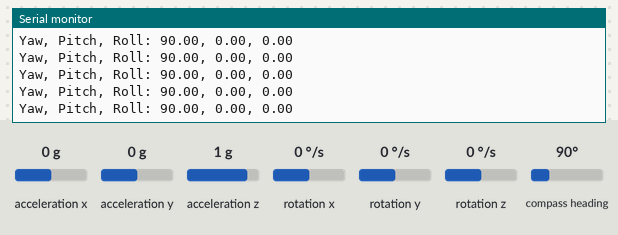
Simulated run of this sketch. Board: Arduino Uno, built with avr-gcc and run on an emulated ATmega328P. Parts: the last lines printed to the serial monitor. Inputs (shaded band) come from the test bench; at power-on: acceleration x 0 g, acceleration y 0 g, compass heading 90°, acceleration z 1 g, rotation x 0 °/s, rotation y 0 °/s, rotation z 0 °/s.

Above: at 3.2 s.
3.3 s: acceleration x set to -1.4 g
At 4.0 s:
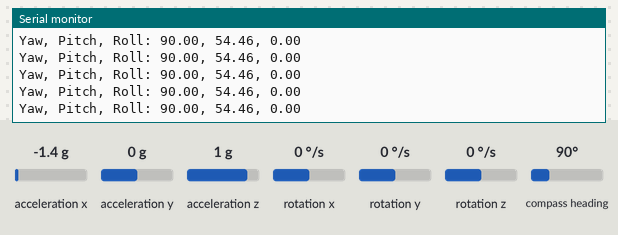
4.8 s: acceleration y set to -1.4 g
At 5.3 s:
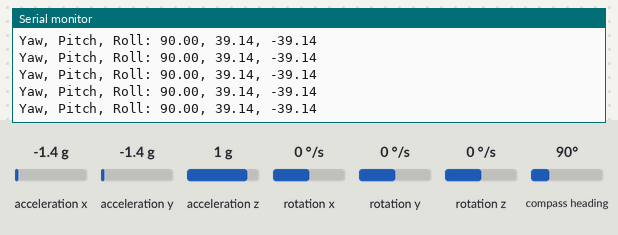
6.3 s: compass heading set to 352°
At 7.3 s:
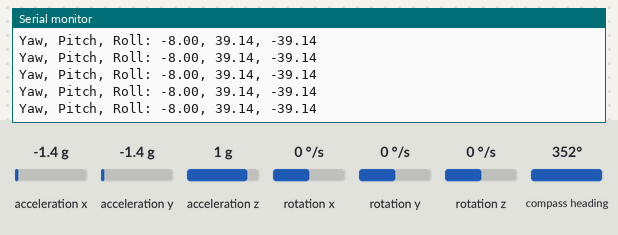
9.3 s: acceleration y set to 0 g
At 10.2 s:
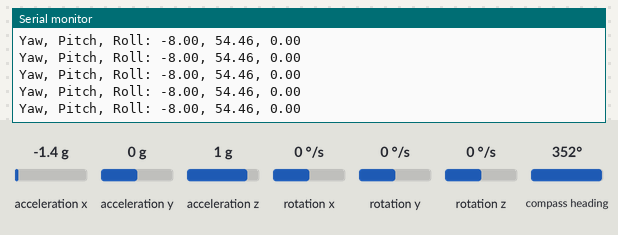
12.3 s: compass heading set to 7°
At 13.0 s:
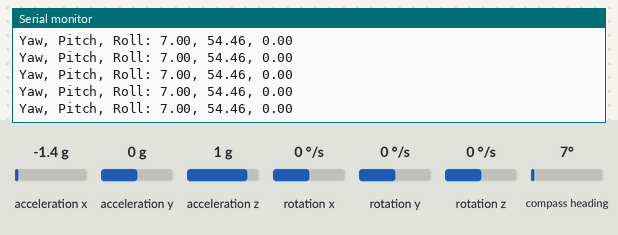
Timing chart, 0 to 15.3 s (numbered marks = the images above; inputs shaded):
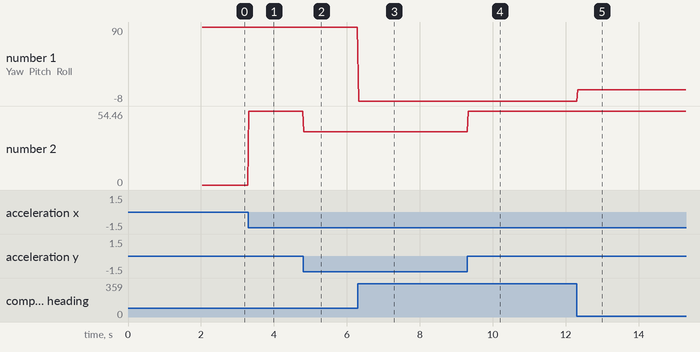

The sketch:

MPU_9250_UP_V0.ino
```cpp
#include "MPU9250.h"

MPU9250 mpu;
const int CS0 = 4;


void setup() {

    pinMode(CS0, OUTPUT);
    //digitalWrite(CS0, LOW);

    Serial.begin(115200);
    Wire.begin();
    delay(2000);

    if (!mpu.setup(0x69)) {  // change to your own address
        while (1) {
            Serial.println("MPU connection failed. Please check your connection with `connection_check` example.");
            delay(100);
        }
    }
    //digitalWrite(CS0, HIGH);
}

void loop() {
    //digitalWrite(CS0, LOW);
    if (mpu.update()) {
        static uint32_t prev_ms = millis();
        if (millis() > prev_ms + 25) {
            print_roll_pitch_yaw();
            prev_ms = millis();
        }
    }
    //digitalWrite(CS0, HIGH);
}

void print_roll_pitch_yaw() {
    Serial.print("Yaw, Pitch, Roll: ");
    Serial.print(mpu.getYaw(), 2);
    Serial.print(", ");
    Serial.print(mpu.getPitch(), 2);
    Serial.print(", ");
    Serial.println(mpu.getRoll(), 2);
}
```

Measured:
- after the input at 3.3 s, the serial monitor: prints a new line at once (image 1)
- after the input at 4.8 s, the serial monitor: prints a new line at once (image 2)
- after the input at 6.3 s, the serial monitor: prints a new line at once (image 3)
- after the input at 9.3 s, the serial monitor: prints a new line at once (image 4)
- after the input at 12.3 s, the serial monitor: prints a new line at once (image 5)
- plotted number 1: 90 → -8 after the input at 6.3 s, -8 → 7 after the input at 12.3 s
- plotted number 2: 0 → 54.46 after the input at 3.3 s, 54.46 → 39.14 after the input at 4.8 s, 39.14 → 54.46 after the input at 9.3 s
